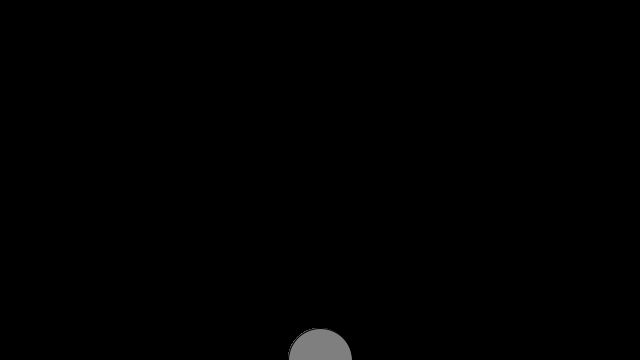
Frame 1 (no input)
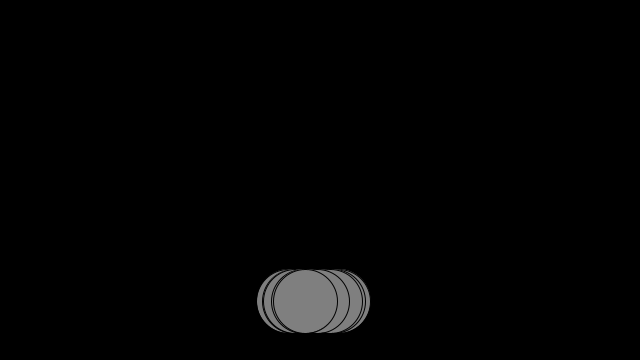
Frame 60 (the mouse pressed at the canvas centre just before this capture)
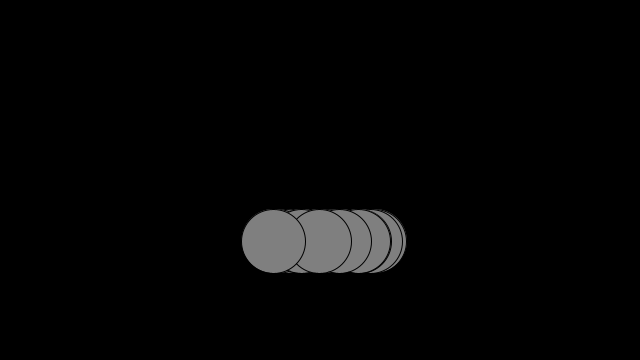
Frame 120 (the mouse held since frame 60 and released just before this capture)

The Processing sketch that drew these frames (run headless with seeded random() and noise(); from frame 60 on, the mouse is pressed at the canvas centre):

// Processing sketch: sketch_36_bubble_cons_arguments
// ── sketch_36_bubble_cons_arguments.pde
Bubble[] b = new Bubble[20];
void setup(){
  size(640,360);
  for(int i=0;i<20;i++){
    b[i] = new Bubble(64);
  }
 
}

void draw(){
  background(0);
  for(int i=0;i<20;i++){
     b[i].display();
     b[i].ascend();
     b[i].top();
  
  } 
  
}

// ── Bubble.pde
class Bubble{
  float x;
  float y;
  float diameter;
  float clr;
  
  Bubble(float temp){
    x=width/2;
    y=height;
    diameter = temp;
    clr=127;
    
  }
  void ascend(){
    y--;
    x = x+random(-4,4);
  }
  
  
  void display(){
    stroke(0);
    fill(clr);
    ellipse(x,y,diameter,diameter);
  }
  void pop(){
    diameter=0;
  }
  void top(){
    if(y<diameter/2){
      y=diameter/2 ;
    }
      
  }    
  void clr(){
    clr=255;
  }
}
